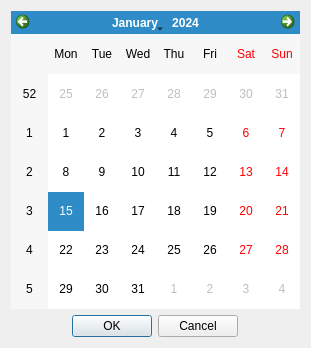
<?xml version="1.0" encoding="UTF-8"?>
<ui version="4.0">
 <class>dates_window</class>
 <widget class="QDialog" name="dates_window">
  <property name="geometry">
   <rect>
    <x>0</x>
    <y>0</y>
    <width>311</width>
    <height>348</height>
   </rect>
  </property>
  <property name="windowTitle">
   <string>Check dates</string>
  </property>
  <layout class="QHBoxLayout" name="horizontalLayout">
   <item>
    <layout class="QVBoxLayout" name="verticalLayout">
     <item>
      <widget class="QCalendarWidget" name="calendarWidget">
       <property name="accessibleName">
        <string>cal_diag</string>
       </property>
      </widget>
     </item>
     <item alignment="Qt::AlignHCenter">
      <widget class="QDialogButtonBox" name="buttonBox">
       <property name="orientation">
        <enum>Qt::Horizontal</enum>
       </property>
       <property name="standardButtons">
        <set>QDialogButtonBox::Cancel|QDialogButtonBox::Ok</set>
       </property>
      </widget>
     </item>
    </layout>
   </item>
  </layout>
 </widget>
 <resources/>
 <connections>
  <connection>
   <sender>buttonBox</sender>
   <signal>accepted()</signal>
   <receiver>dates_window</receiver>
   <slot>accept()</slot>
   <hints>
    <hint type="sourcelabel">
     <x>248</x>
     <y>254</y>
    </hint>
    <hint type="destinationlabel">
     <x>157</x>
     <y>274</y>
    </hint>
   </hints>
  </connection>
  <connection>
   <sender>buttonBox</sender>
   <signal>rejected()</signal>
   <receiver>dates_window</receiver>
   <slot>reject()</slot>
   <hints>
    <hint type="sourcelabel">
     <x>316</x>
     <y>260</y>
    </hint>
    <hint type="destinationlabel">
     <x>286</x>
     <y>274</y>
    </hint>
   </hints>
  </connection>
 </connections>
</ui>
